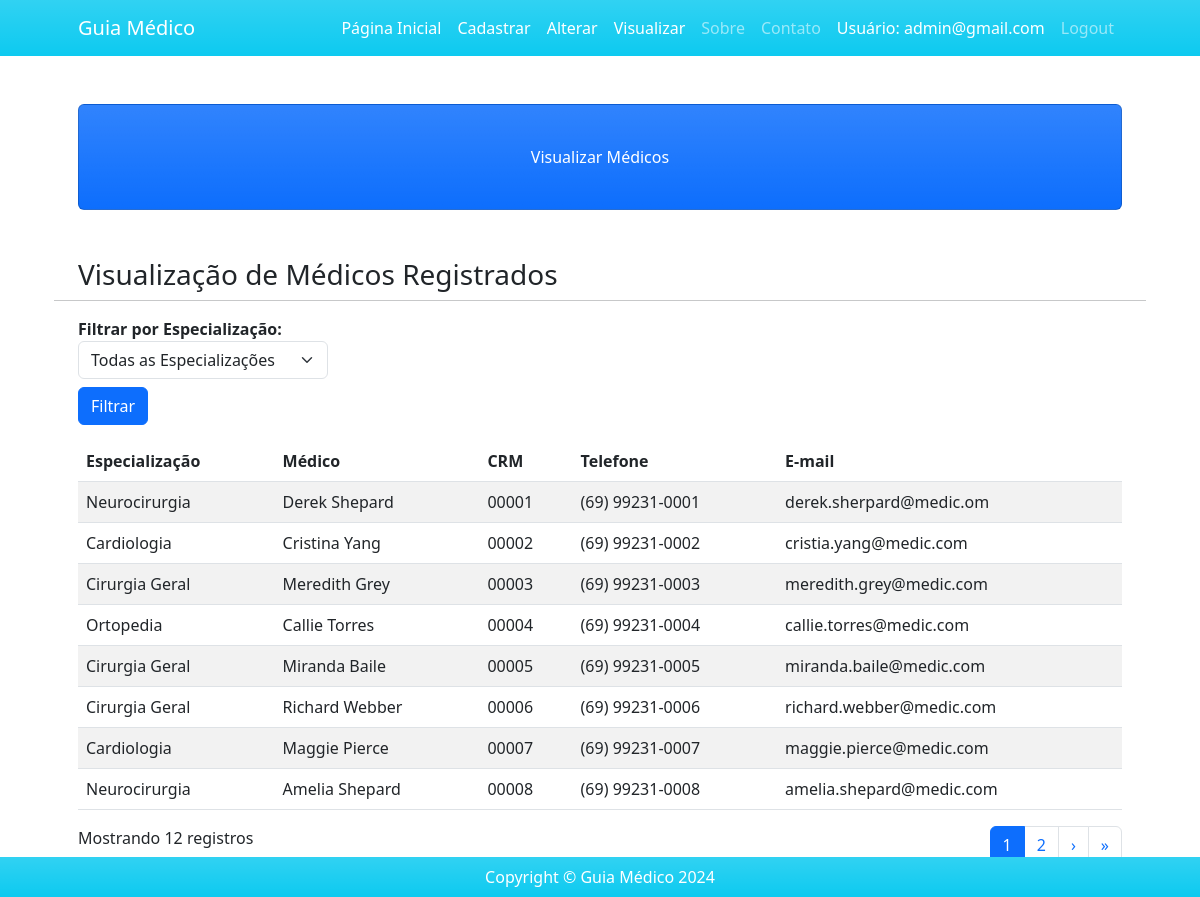
Screenshot of /visualizar/ (signed in) with the database file from the repository.
### usuarios/models.py (models this page shows)
class Medico(models.Model):
    nome_medico = models.CharField(max_length=200)
    especializacao = models.CharField(max_length=200)
    crm = models.CharField(max_length=10)
    email = models.EmailField(max_length=50)
    telefone = models.CharField(
        max_length=15,
        validators=[RegexValidator(regex=r'^\+?1?\d{9,15}$', message="Número de telefone inválido")])

### usuarios/views.py (the view)
# urls.py: path('visualizar/', views.visualizar_medicos, name = 'visualizar'),
def visualizar_medicos(request):
    especializacao_selecionada = request.POST.get('especializacao', '')
    if especializacao_selecionada:
        lista_medicos = Medico.objects.filter(especializacao=especializacao_selecionada)
    else:
        lista_medicos = Medico.objects.all()
    paginator = Paginator(lista_medicos, 8)  # Exibe 8 médicos por página
    page_number = request.GET.get('page')
    lista_medicos = paginator.get_page(page_number)
    lista_especializacoes = Medico.objects.values_list('especializacao', flat=True).distinct()
    return render(request, 'usuarios/visualizar.html', {
        'lista_medicos': lista_medicos,
        'lista_especializacoes': lista_especializacoes,
        'especializacao_selecionada': especializacao_selecionada
    })

### usuarios/templates/usuarios/visualizar.html (shortened to what this page needs)
{% extends 'usuarios/base.html' %}
{% block titulo %}Visualizar Médicos{% endblock %}
{% block conteudo %}
<h3>Visualização de Médicos Registrados</h3>
<hr>
<form action="{% url 'visualizar' %}" method="POST">
    <div class="filter mb-3">
        <label for="medicoEspecialidade"><strong>Filtrar por Especialização:</strong></label>
        <select name="especializacao" id="medicoEspecialidade" class="form-select" style="width: 250px;">
            <option value="">Todas as Especializações</option>
        </select>
        <button type="submit" class="btn btn-primary mt-2">Filtrar</button>
    </div>
</form>
<div class="table-responsive">
    <table class="table table-striped">
        <thead>
            <tr>
                <th>Especialização</th>
                <th>Médico</th>
                <th>CRM</th>
                <th>Telefone</th>
                <th>E-mail</th>
            </tr>
        </thead>
        <tbody>
        {% for medico in lista_medicos %}
            <tr>
                <td>{{ medico.especializacao }}</td>
                <td>{{ medico.nome_medico }}</td>
                <td>{{ medico.crm }}</td>
                <td>{{ medico.telefone }}</td>
                <td>{{ medico.email }}</td>
            </tr>
        {% empty %}
            <tr>
                <td colspan="5" class="text-center">Nenhum registro encontrado.</td>
            </tr>
        {% endfor %}
        </tbody>
    </table>
</div>
<div class="d-flex justify-content-between">
    <div>
        <p>Mostrando {{ lista_medicos.paginator.count }} registros</p>
    </div>
    <nav>
        <ul class="pagination">
            {% for i in lista_medicos.paginator.page_range %}
                {% if lista_medicos.number == i %}
                    <li class="page-item active"><a class="page-link" href="#">{{ i }}</a></li>
                {% else %}
                    <li class="page-item"><a class="page-link" href="?page={{ i }}">{{ i }}</a></li>
                {% endif %}
            {% endfor %}
            {% if lista_medicos.has_next %}
                <li class="page-item">
                    <a class="page-link" href="?page={{ lista_medicos.next_page_number }}" aria-label="Próximo">
                        <span aria-hidden="true">&rsaquo;</span>
                    </a>
                </li>
                <li class="page-item">
                    <a class="page-link" href="?page={{ lista_medicos.paginator.num_pages }}" aria-label="Última">
                        <span aria-hidden="true">&raquo;</span>
                    </a>
                </li>
            {% endif %}
        </ul>
    </nav>
</div>
{% endblock %}

### usuarios/templates/usuarios/base.html (shortened to what this page needs)
{% load static %}
<!DOCTYPE html>
<html lang="pt-br">
<head>
    <link href="{% static 'css/bootstrap.min.css' %}" rel="stylesheet">
</head>
<body>
    <nav class="navbar navbar-expand-lg navbar-dark bg-info bg-gradient">
        <div class="container px-5">
            <a class="navbar-brand" href="{% url 'home' %}">Guia Médico</a>
            <div class="collapse navbar-collapse" id="navbarSupportedContent">
                <ul class="navbar-nav ms-auto mb-2 mb-lg-0">
                {% if user.is_authenticated %}
                    <li class="nav-item"><a class="nav-link active" aria-current="page" href="{% url 'home' %}">Página Inicial</a></li>
                    <li class="nav-item"><a class="nav-link active" aria-current="page" href="{% url 'lancar' %}">Cadastrar</a></li>
                    <li class="nav-item"><a class="nav-link active" aria-current="page" href="{% url 'alterar' %}">Alterar</a></li>
                    <li class="nav-item"><a class="nav-link active" aria-current="page" href="{% url 'visualizar' %}">Visualizar</a></li>
                    <li class="nav-item"><a class="nav-link" href="#!">Sobre</a></li>
                    <li class="nav-item"><a class="nav-link" href="#!">Contato</a></li>
                    <li class="nav-item"><a class="nav-link active" aria-current="page" href="#!">Usuário: {{ user.email }}</a></li>
                    <li class="nav-item"><a class="nav-link" href="{% url 'logout' %}">Logout</a></li>
                {% endif %}
                </ul>
            </div>
        </div>
    </nav>
    <div class="container px-4 px-lg-5">
        <div class="card text-white bg-primary bg-gradient my-5 py-4 text-center">
            <div class="card-body">
                <p class="text-white m-0">{% block titulo %}Seja bem-vindo(a) ao Guia Médico, aqui encontrará os profissionais disponíveis.{% endblock %}</p>
            </div>
        </div>
        <div class="row gx-4 gx-lg-5">
            {% block conteudo %}{% endblock %}
        </div>
    </div>
    <footer class="fixed-bottom py-2 bg-info bg-gradient">
        <div class="container px-4 px-lg-5">
            <p class="m-0 text-center text-white">Copyright &copy; Guia Médico 2024</p>
        </div>
    </footer>
</body>
</html>

### rows the page displays
Medico: especializacao "Neurocirurgia", nome_medico "Derek Shepard", crm "00001", telefone "(69) 99231-0001", email "derek.sherpard@medic.om"
Medico: especializacao "Cardiologia", nome_medico "Cristina Yang", crm "00002", telefone "(69) 99231-0002", email "cristia.yang@medic.com"
Medico: especializacao "Cirurgia Geral", nome_medico "Meredith Grey", crm "00003", telefone "(69) 99231-0003", email "meredith.grey@medic.com"
Medico: especializacao "Ortopedia", nome_medico "Callie Torres", crm "00004", telefone "(69) 99231-0004", email "callie.torres@medic.com"
Medico: especializacao "Cirurgia Geral", nome_medico "Miranda Baile", crm "00005", telefone "(69) 99231-0005", email "miranda.baile@medic.com"
Medico: especializacao "Cirurgia Geral", nome_medico "Richard Webber", crm "00006", telefone "(69) 99231-0006", email "richard.webber@medic.com"
Medico: especializacao "Cardiologia", nome_medico "Maggie Pierce", crm "00007", telefone "(69) 99231-0007", email "maggie.pierce@medic.com"
Medico: especializacao "Neurocirurgia", nome_medico "Amelia Shepard", crm "00008", telefone "(69) 99231-0008", email "amelia.shepard@medic.com"

### other values shown
{{ user.email }} "admin@gmail.com"
{{ lista_medicos.paginator.count }} "12"
{{ i }} "1"
{{ i }} "2"
